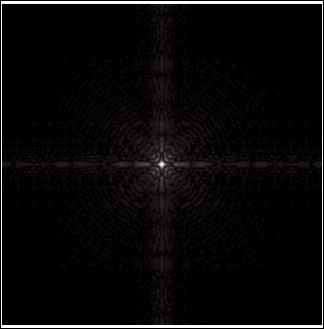
#> input picture fourierspectrum.jpg, 324 x 329 px
$ jupyter execute --allow-errors Algo_project_image_proccessing_fourier.ipynb   (shell and % lines are left out)
#> lines starting #> are read from the running program, lines starting #| are printed output that depends on the picture; long printed decimals are rounded
[cell 1]
import cv2 as cv
import numpy as np
import matplotlib.pyplot as plt
import random
import imquality.brisque as brisque

[cell 2]
img = cv.imread("fourierspectrum.jpg")
#> img is the input picture: shape (329, 324, 3); mean B, G, R 10, 9.1, 10.2

[cell 3]
img.shape
#> Out = (329, 324, 3)

[cell 4]
gray = cv.cvtColor(img, cv.COLOR_BGR2GRAY) # Convert to greyscale

#> (a cell that did not finish here is left out)

Histogram equalization

[cell 6]
# This is original histogram, as you can see all values are bunched at the center
hist,bins = np.histogram(gray.flatten(),bins = 256,range = [0,256])
#> hist = 256 values, max 67607 at index 0, min 0 at index 41, mean 416.4; bins = 257 values from 0 to 256
cdf = hist.cumsum()
#> cdf = 256 values from 67607 to 106596
cdf_normalized = cdf * float(hist.max()) / cdf.max()
#> cdf_normalized = 256 values from 42878.8 to 67607
plt.plot(cdf_normalized, color = 'b')
plt.hist(gray.flatten(),256,[0,256], color = 'r')
plt.xlim([0,256])
plt.legend(('cdf','histogram'), loc = 'upper left')
plt.show()
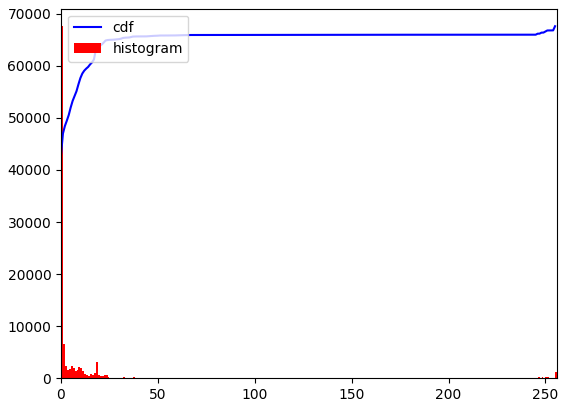
#> figure drawn by matplotlib, 1 panel; tallest bar 67607 high, from x = 0 to 1; curve peaks at x = 255, y = 67607

[cell 7]
equ = cv.equalizeHist(gray) # This line equalizes histogram, now we can see it's spread out. Also makes sense that the new histogram has larger standard deviation
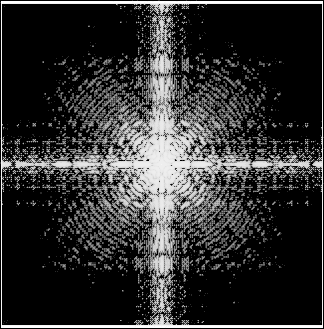
#> equ: shape (329, 324); min 0, max 255, mean 49.4

[cell 8]
hist,bins = np.histogram(equ.flatten(),bins = 256,range = [0,256])
#> hist = 256 values, max 67607 at index 0, min 0 at index 1, mean 416.4
cdf = hist.cumsum()
cdf_normalized = cdf * float(hist.max()) / cdf.max()
plt.plot(cdf_normalized, color = 'b')
plt.hist(equ.flatten(),256,[0,256], color = 'r')
plt.xlim([0,256])
plt.legend(('cdf','histogram'), loc = 'upper left')
plt.show()
#> figure, not shown here; tallest bar 67607 high, from x = 0 to 1; curve peaks at x = 255, y = 67607

[cell 9]
#
print(np.std(gray)) # Original sd
#| 38.923
print(np.std(equ))  # Sd after equalization
#| 77.231

#> (a cell that did not finish here is left out)

[cell 11]
#brisque.score(equ)

Now using the method from the research paper (with constants unchanged and window size 10)

[cell 12]
new_image = np.zeros((gray.shape[0],gray.shape[1]))
a = 0
b = 0
c = 1
k = 1
n_size = 10
M = np.mean(gray)
#> M = 9.52
for i in np.arange(0,gray.shape[0]):
    for j in np.arange(0,gray.shape[1]):
        old = gray[i,j]
        #neighbors = [gray[i-1,j],gray[i-1,j-1],gray[i-1,j+1],gray[i,j-1],gray[i,j+1],gray[i+1,j],gray[i+1,j-1],gray[i+1,j+1]]
        neighbor_bound = [max(i-n_size,0), min(i+n_size,gray.shape[0]),max(j-n_size,0), min(j+n_size,gray.shape[1])]
        rmin, rmax, cmin, cmax = neighbor_bound
        neighbors = gray[rmin:rmax,cmin:cmax]
        m = np.mean(neighbors)
        sigma = np.std(neighbors) + 0.0001 # Small constant added to avoid division by zero
        #sigma_list.append(sigma)
        new = (k*M/(sigma + b))*(old-c*m) + m**a
        if new > 255:
            new = 255
        if new < 0:
            new = 0
        new_image[i,j] = new
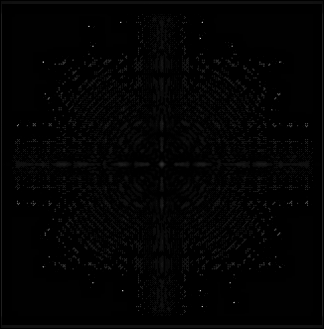
#> new_image: shape (329, 324) float64; min 0, max 179.2, mean 3

[cell 13]
new_image

#> (a cell that did not finish here is left out)

[cell 15]
# [24 lines of commented-out code are left out]

[cell 16]
#cv2_imshow(new_image)

[cell 17]
def img_func(a,b,c,k, n_size = 1000):
#> called with a = 0, b = 0, c = 1, k = 1, n_size = 1000
  new_image = np.zeros((gray.shape[0],gray.shape[1]))
  M = np.mean(gray)
#> M = 9.52
  rmin, rmax, cmin, cmax = [0,gray.shape[0],0,gray.shape[1]]
#> rmin = 0; rmax = 329; cmin = 0; cmax = 324
  neighbors = gray[rmin:rmax,cmin:cmax]
  m = np.mean(neighbors)
#> m = 9.52
  sigma = np.std(neighbors) + 0.0001 # Small constant added to avoid division by zero
#> sigma = 38.92

  for i in np.arange(0,gray.shape[0]):
    for j in np.arange(0,gray.shape[1]):
      old = gray[i,j]
      # [6 lines of commented-out code are left out]
      new = (k*M/(sigma + b))*(old-c*m) + m**a
      if new > 255:
          new = 255
      if new < 0:
          new = 0
      new_image[i,j] = new
  return new_image

[cell 18]
func_trial = img_func(0,0,1,1)

[cell 19]
func_trial

#> (a cell that did not finish here is left out)

[cell 21]
np.std(func_trial)
#> Out = 9.31

[cell 22]
# Differential evolution formula

[cell 23]
def gen_wi ( nr ) :     # generates random weights
#> called with nr = 4
  wa = []
  for i in range( nr-1 ) :
    wi =  random.random()
    scale = random.random()*20-10
    wi = round( wi*scale , 3 )
    wa.append( wi )
  wa.append(random.random())
  return wa

[cell 24]
gen_wi(4)

[cell 25]
# As function
pop_size = 100
dim = 4
evaluation = np.zeros(pop_size)
Ws = np.zeros((pop_size,dim)) # dim is how many weights are present in our vector
qualities = np.zeros(pop_size)

for i in np.arange(pop_size):
  W = gen_wi ( dim )
  Ws[i:] = W
  new_image = img_func(W[0],W[1],W[2],W[3])
  #qual = np.std(new_image)
  qual = np.std(new_image)
  qualities[i] = qual
best_idx = np.argmax(qualities)
#> best_idx = 70
best_error = np.max(qualities)
#> best_error = 10.16
print(best_error)
#| 10.159
print(Ws[best_idx])
#| [-0.675      -3.381      -3.409       0.9743]
best_weights = Ws[best_idx]
#> best_weights = [-0.675, -3.38, -3.41, 0.974]
#best_image = img_func(best_weights[0],best_weights[1],best_weights[2],best_weights[3])
F = 0.5 # Mutation
cr = 0.7 #Crossover probability
# convergence_rate = np.inf #Some initial large number
sd_list = [0] # Some initial small number
# while convergence_rate > 0.01:
for j in range(15):
   for i in range(pop_size):
     indices = np.arange(pop_size)
     np.random.shuffle(indices)
     # No step for if index is same, I guess probability is low
     a = indices[0]
     b = indices[1]
     c = indices[2]
#     #print(a,b,c) For troubleshooting if neccessary
     mutation =  Ws[a] + F* (Ws[b] - Ws[c])
# [6 lines of commented-out code are left out]
     if mutation[-1] < 0:
      mutation[-1] = 0
     if mutation[-1] > 1:
      mutation[-1] = 1
     new_soln = np.zeros(dim)
     for k in np.arange(dim):
        p = np.random.random()
        if p < cr:
         new_soln[k] = mutation[k]
        else:
         new_soln[k] = Ws[i][k]
#     #print(new_soln)
#       # # Now gotta use new solution to create function, and find error of this function with reference data

#     Y_calc = mysteryfunc(np.array(X_exp))
     new_image = img_func(new_soln[0],new_soln[1],new_soln[2],new_soln[3])
     new_sd = np.std(new_image)
     if new_sd > qualities[i]:
      qualities[i] = new_sd
#          #print('ha')
#     #     gen_data[i:] = Y
      Ws[i] = new_soln
best_qual = np.max(qualities)
# [4 lines of commented-out code are left out]
best_idx = np.argmax(qualities)
best_soln = Ws[best_idx]
